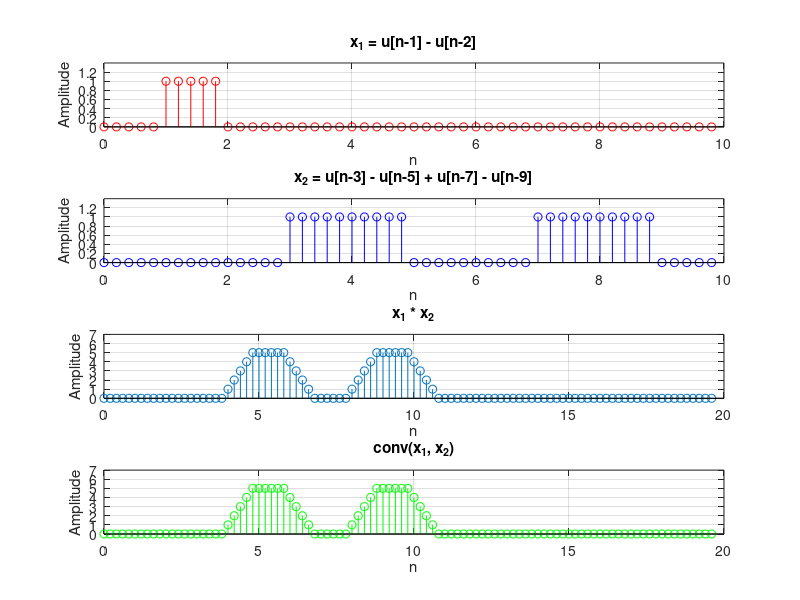
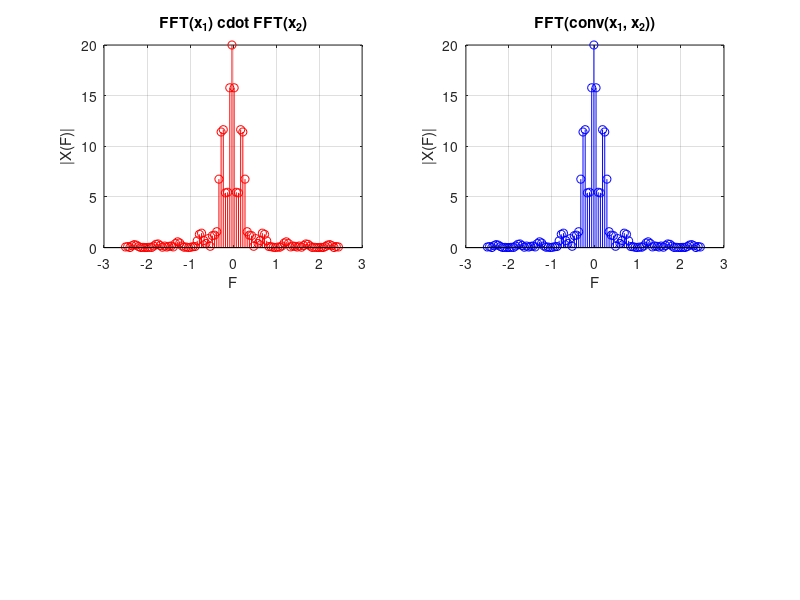
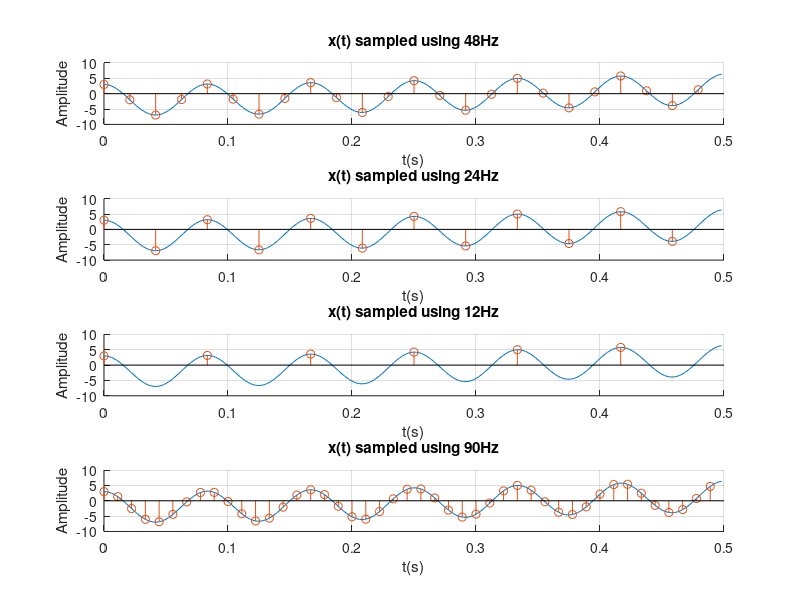
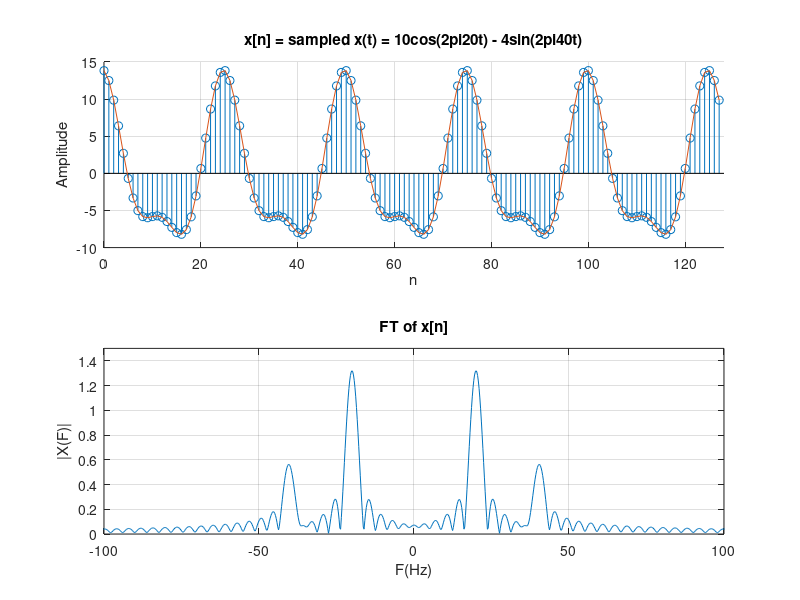

The MATLAB source for these figures, in order:
close all;
clear;
clc;

t_step = 0.2;
t = 0:t_step:10-t_step;

% create the 2 signals
u_1 = zeros(size(t));
u_2 = zeros(size(t));
u_1(t>=1 & t<2) = 1;
u_2((t>=3 & t<5) | (t>=7 & t<9)) = 1;

% flip x_2 for convolving later
u_2_tflip = -fliplr(t);
u_2_flip = fliplr(u_2);

% create time vector for convolution
y_t = 2*t(1):t_step:2*t(end);
y = zeros(1,length(y_t));
ly = length(y);

% create freq axis for FFT later
N = ly;
f_axis = -0.5:1/N:0.5-1/N;
f_axis = f_axis .* 1/t_step;

% pad x_1 to be able to multiply
padL_1 = zeros(1,length(u_2)-1);
padR_1 = zeros(1,length(u_2)-1);
u_1_ext = [padL_1 u_1 padR_1];

% do the convolution and save for later
z = conv(u_1,u_2);

% do the convolution from stratch
for i=1:ly
   padL = zeros(1,i-1);
   padR = zeros(1,ly-i);
   
   x = [padL u_2_flip padR];
   y(i) = sum(x.*u_1_ext);
end

% plot them up
figure;
subplot(4,1,1);
stem(t, u_1, 'red');
title("x_1 = u[n-1] - u[n-2]");
xlabel("n");
ylabel("Amplitude");
axis([0 10, 0, 1.4]);
grid on;
subplot(4,1,2);
stem(t,u_2, 'blue');
title("x_2 = u[n-3] - u[n-5] + u[n-7] - u[n-9]");
xlabel("n");
ylabel("Amplitude");
axis([0 10, 0, 1.4]);
grid on;
subplot(4,1,3);
stem(y_t, y);
title("x_1 * x_2");
xlabel("n");
ylabel("Amplitude");
axis([0 20, 0, 7]);
grid on;
subplot(4,1,4);
stem(y_t, z, 'green');
title("conv(x_1, x_2)");
xlabel("n");
ylabel("Amplitude");
axis([0 20, 0, 7]);
grid on;

% do the FFTs for each signal
X_1 = fftshift(fft(u_1,N));
X_2 = fftshift(fft(u_2,N));
% multiply
X_zfft = X_1.*X_2.*t_step;
% FFT the convoluted signal from earlier
Z_fft = fftshift(fft(z,N).*t_step);

% prove that FFT(conv(z_n)) = FFT(x_1) * FFT(x_2)
figure;
subplot(2,2,1);
stem(f_axis, abs(Z_fft), 'red');
title("FFT(x_1) \cdot FFT(x_2)");
xlabel("F");
ylabel("|X(F)|");
grid on;
subplot(2,2,2);
stem(f_axis,abs(X_zfft), 'blue');
title("FFT(conv(x_1, x_2))");
xlabel("F");
ylabel("|X(F)|");
grid on;

%%
clc;
clear;

fs = 500;
f1 = 12;
f2 = 0.75;
Ts = 1/f1;
t = 0:1/fs:0.500-1/fs;

Tsa = 1/48;
Tsb = 1/24;
Tsc = 1/12;
TsA = 1/90;
ta = 0:Tsa:0.5-Tsa;
tb = 0:Tsb:0.5-Tsb;
tc = 0:Tsc:0.5-Tsc;
tA = 0:TsA:0.5-TsA;

x_t = 5*cos(2*pi*f1*t) - 2*cos(2*pi*f2*t);
x_ta = 5*cos(2*pi*f1*ta) - 2*cos(2*pi*f2*ta);
x_tb = 5*cos(2*pi*f1*tb) - 2*cos(2*pi*f2*tb);
x_tc = 5*cos(2*pi*f1*tc) - 2*cos(2*pi*f2*tc);
x_tA = 5*cos(2*pi*f1*tA) - 2*cos(2*pi*f2*tA);

figure;
subplot(4,1,1);
hold on;
plot(t, x_t);
stem(ta, x_ta);
title("x(t) sampled using 48Hz");
ylabel("Amplitude");
xlabel("t(s)")
grid on;
hold off;
subplot(4,1,2);
hold on;
plot(t, x_t);
stem(tb, x_tb);
title("x(t) sampled using 24Hz");
ylabel("Amplitude");
xlabel("t(s)")
grid on;
hold off;
subplot(4,1,3);
hold on;
plot(t, x_t);
stem(tc, x_tc);
title("x(t) sampled using 12Hz");
ylabel("Amplitude");
xlabel("t(s)")
grid on;
hold off;
subplot(4,1,4);
hold on;
plot(t, x_t);
stem(tA, x_tA);
title("x(t) sampled using 90Hz");
ylabel("Amplitude");
xlabel("t(s)")
grid on;
hold off;


%% 3

% A
clc;
clear;
% close all;

% samples
N = 128;
N_FFT = 2048;
% freqs of signals
f1 = 20;
f2 = 40;

% sampling period > 2fmax to avoid aliasing
ts = 1/500;
fs = 1/ts;
n = 0:N-1;

% sample the signal
x_n = 10*cos(2*pi*f1*ts.*n) - 4*sin(2*pi*ts*f2.*n + 5);


% plot and stem it
figure;
subplot(2,1,1);
hold on;
stem(n,x_n);
plot(n,x_n);
axis([0 128 -10 15]);
xlabel("n");
ylabel("Amplitude");
title("x[n] = sampled x(t) = 10cos(2\pi20t) - 4sin(2\pi40t)");
grid on;
hold off;

% plot the fft
subplot(2,1,2);
f_axis=-fs/2:fs/N_FFT:fs/2-1/N_FFT;
X_N = fftshift(fft(x_n,N_FFT)*ts);
plot(f_axis,abs(X_N));
axis([-100 100 0 1.5]);
grid on;
title("FT of x[n]");
ylabel("|X(F)|");
xlabel("F(Hz)");

% B
fs = 8e3;
ts = 1/fs;
N = 500;
n = 0:N-1;

f0 = 100:125:475;
f_axis = -fs/2:fs/N_FFT:fs/2-1/N_FFT;
figure;
for i=1:length(f0)
    subplot(2,2,i);
    x_n = sin(2*pi*f0(i)*ts.*n + 69666420133790);
    x_F = abs(fftshift(fft(x_n,N_FFT))*(ts));
    plot(f_axis,x_F);
    axis([-1000 1000 0 0.05]);
    grid on;
    xlabel("F(Hz)");
    ylabel("|X(F)|");
    title(sprintf("Freq Spectrum of x[n] using %d Hz as f_0", f0(i)));
end

f0=7525:125:7900;
figure;
for i=1:length(f0)
    subplot(2,2,i);
    x_n = sin(2*pi*f0(i)*ts.*n + 90);
    x_F = abs(fftshift(fft(x_n,N_FFT))*ts);
    plot(f_axis,x_F);
    axis([-1000 1000 0 0.05]);
    grid on;
    xlabel("F(Hz)");
    ylabel("|X(F)|");
    title(sprintf("Freq Spectrum of x[n] using %d Hz as f_0", f0(i)));
end















